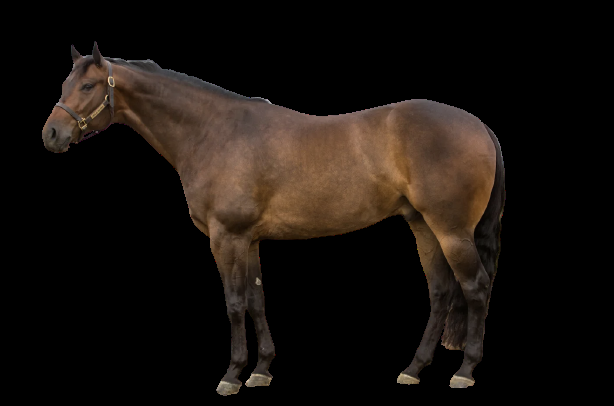
#> input picture Images/horse.png, 614 x 406 px
$ jupyter execute --allow-errors Gaussian_mixture.ipynb   (older library calls are emulated)
#> lines starting #> are read from the running program, lines starting #| are printed output that depends on the picture; after the words box and inside, x2 and y2 are one past the last pixel; in counts of white or black regions, pixels touching at a corner belong together
#> in __init__, self.image is the input picture: shape (406, 614, 3); mean B, G, R 13.7, 18.1, 24.1
[cell 1]
from sklearn.mixture import GaussianMixture as GMM
from matplotlib.patches import Ellipse
import cv2
import matplotlib.pyplot as plt
import numpy as np

""" Functions for class """

def colour2bw(image):
    grey_horse = cv2.cvtColor(image, cv2.COLOR_BGR2GRAY)
    (_, white_horse) = cv2.threshold(grey_horse, 10, 255, cv2.THRESH_BINARY)
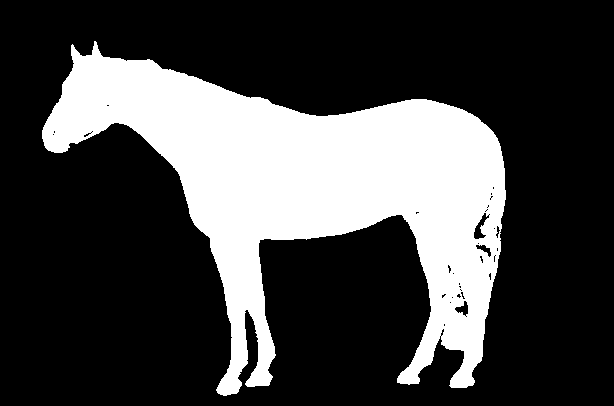
#> white_horse: shape (406, 614); 26.6% white; 1 white region, box (x1, y1, x2, y2) and area: (42, 41, 506, 396) 66187
    return white_horse

def image2pixels(bw_image):
    # Initialise arrays to store positions of each pixel
    x_pixels = np.zeros(len(bw_image.flatten()))
    y_pixels = np.zeros(len(bw_image.flatten()))
    # Store position of each pixel
    count = 0
    for row in range(bw_image.shape[0]):
        for column in range(bw_image.shape[1]):
            if bw_image[row,column] != 0:
                x_pixels[count] = column
                y_pixels[count] = row
            count += 1
#> after the loop, count = 249284
#> call 2 of __init__, with path = 'Images/DogNoBg.png'
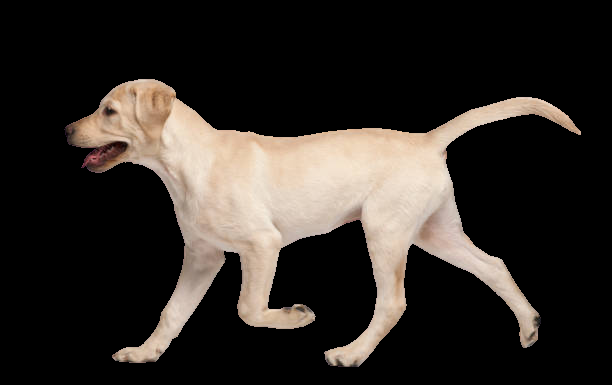
#> input picture Images/DogNoBG.png, 612 x 385 px, found by its file name
#> in __init__, self.image is the input picture: shape (385, 612, 3); mean B, G, R 40, 44.7, 50.1
    # Remove datapoints where there are no pixels
    x_pixels = x_pixels[x_pixels != 0]
    y_pixels = y_pixels[y_pixels != 0]
    return x_pixels, y_pixels

""" Plotting functions """

def plot_image(ax, image):
    ax.imshow(image, cmap='gray', aspect='auto')
    return ax

def plot_pixels(ax, pixels):
    ax.scatter(pixels[0], pixels[1], s=0.5)
    return ax

def plot_labelled_pixels(ax, pixels, labels):
    ax.scatter(pixels[0], pixels[1], c=labels, s=0.5, cmap='viridis')
    return ax

def plot_ellipses(ax, animal):
    ax.scatter(animal.pixels[0], animal.pixels[1], c=animal.labels, s=0.5, cmap='viridis')
    #  Draw the Ellipse
    for i in range(len(animal.ellipse.positions)):
        nsig = 1.7
        ax.add_patch(Ellipse(animal.ellipse.positions[i],
                            nsig * animal.ellipse.widths[i],
                            nsig * animal.ellipse.heights[i],
                            animal.ellipse.angles[i],
                            color='k',
                            fill=False))
    return ax

def plot_outline(ax, image, animal):
    # Outline detection to find edges
    edges = cv2.Canny(image, 60, 220)
    ax.imshow(edges, cmap= 'binary', aspect='auto')
    for i in range(len(animal.ellipse.positions)):
        nsig = 1.7
        ax.add_patch(Ellipse(animal.ellipse.positions[i],
                            nsig * animal.ellipse.widths[i],
                            nsig * animal.ellipse.heights[i],
                            animal.ellipse.angles[i],
                            color='k',
                            fill=False))
    return ax

def plot_animals(*args):
    amount = len(args)
    _, ax = plt.subplots(amount, 5, figsize=(20,18))
    for i, animal in enumerate(args):
        ax[i,0] = plot_image(ax[i,0], animal.bw)
        ax[i,1] = plot_pixels(ax[i,1], animal.pixels)
        ax[i,2] = plot_labelled_pixels(ax[i,2], animal.pixels, animal.labels)
        ax[i,3] = plot_ellipses(ax[i,3], animal)
        ax[i,4] = plot_outline(ax[i,4], animal.image, animal)

    plt.xticks(())
    plt.yticks(())
    plt.show()

""" Animals class """

class Draw_my_horsey:

    def __init__(self, path):
        self.image = cv2.imread(path)
        self.bw = colour2bw(self.image)
#> in colour2bw (call 2), `(_, white_horse) = cv2.threshold(grey_horse, 10, 255, cv2.THRESH_BINARY)`:
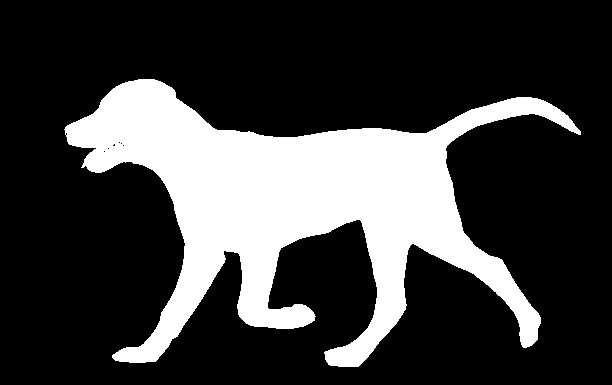
#> white_horse: shape (385, 612); 24% white; 1 white region, box (x1, y1, x2, y2) and area: (64, 79, 581, 367) 56511
        self.pixels = image2pixels(self.bw)
#> call 3 of __init__, with path = 'Images/GiraffeNoBG.png'
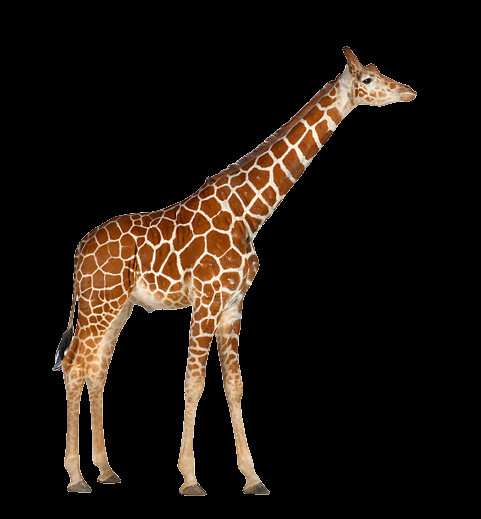
#> input picture Images/GiraffeNoBG.png, 481 x 519 px
#> in __init__, self.image is the input picture: shape (519, 481, 3); mean B, G, R 14.5, 20.7, 28.5
#> in colour2bw (call 3), `grey_horse = cv2.cvtColor(image, cv2.COLOR_BGR2GRAY)`:
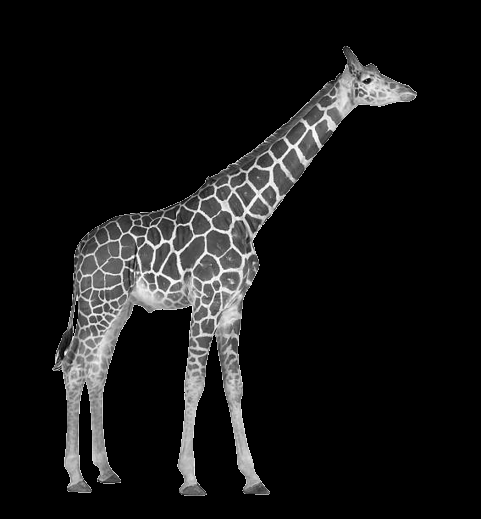
#> grey_horse: shape (519, 481); min 0, max 255, mean 22.3
#> in colour2bw (call 3), `(_, white_horse) = cv2.threshold(grey_horse, 10, 255, cv2.THRESH_BINARY)`:
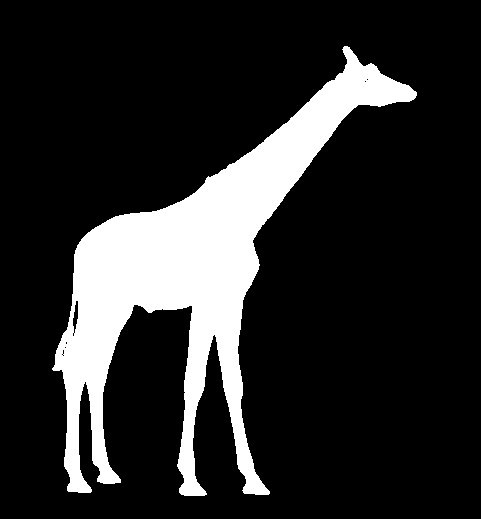
#> white_horse: shape (519, 481); 16.8% white; 1 white region, box (x1, y1, x2, y2) and area: (52, 46, 417, 496) 41986

    def do_gmm(self, ncomponents):
#> called with ncomponents = 6
        self.ncomponents = ncomponents
        self.gmm = GMM(n_components=self.ncomponents, random_state=0)
        self.xy = np.transpose(np.array(self.pixels))
#> self.xy = 66187 pairs, first value 42 to 505, second value 41 to 395
        self.labels = self.gmm.fit(self.xy).predict(self.xy)

    def ellipse_data(self):
        # Initialise lists for storing data
        positions = []
        widths = []
        heights = []
        angles = []
        # Get ellipse data
        for position, covariance in zip(self.gmm.means_, self.gmm.covariances_):
            positions.append(position)
            if covariance.shape == (2, 2):
                U, s, _ = np.linalg.svd(covariance)
                angle = np.degrees(np.arctan2(U[1, 0], U[0, 0]))
                width, height = 2 * np.sqrt(s)
            else:
                angle = 0
                width, height = 2 * np.sqrt(covariance)
            widths.append(width)
            heights.append(height)
            angles.append(angle)
        # Create ellipse attribute and save sub-attributes
        self.ellipse = type("ellipse_data",(),{})()
        self.ellipse.positions = positions
        self.ellipse.widths = widths
        self.ellipse.heights = heights
        self.ellipse.angles = angles

    def full_shebang(self, ncomponents):
        self.do_gmm(ncomponents)
        self.ellipse_data()

## Display images and pixel images

[cell 2]
# Initialise objects
horse = Draw_my_horsey('Images/horse.png')
poochie = Draw_my_horsey('Images/DogNoBg.png')
giraffe = Draw_my_horsey('Images/GiraffeNoBG.png')

# Do the gmm
horse.do_gmm(6)
poochie.do_gmm(5)
giraffe.do_gmm(6)

# Get the ellipse data
horse.ellipse_data()
poochie.ellipse_data()
giraffe.ellipse_data()

# Plot
#> (the rest of this cell did not finish here and is left out)

[cell 3]
"""Outline detection using open cv Canny"""

img = cv2.imread("Images/horse.png")
edges = cv2.Canny(img, 80, 200)
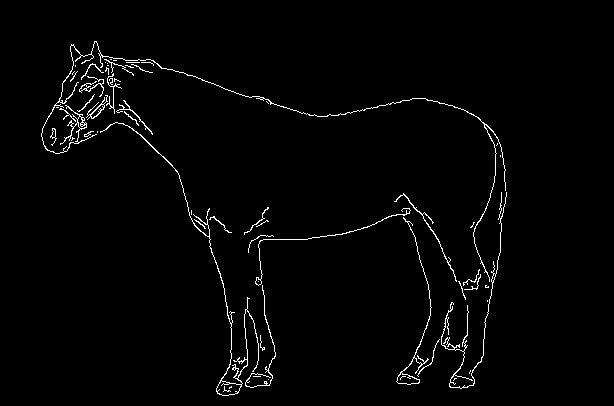
#> edges: shape (406, 614); 1.9% white in thin lines or dots, all inside (x1, y1, x2, y2) = (41, 41, 507, 396)
plt.imshow(edges, cmap = 'binary')
plt.show()

"""Outline detection using Sobel operator"""
# converting to gray scale
gray = cv2.cvtColor(img, cv2.COLOR_BGR2GRAY)

# remove noise
img = cv2.GaussianBlur(gray,(3,3),0)

# convolute with proper kernels
laplacian = cv2.Laplacian(img, cv2.CV_64F)
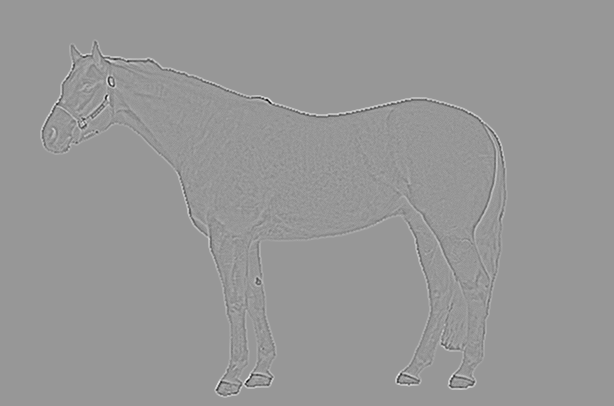
#> laplacian: shape (406, 614) float64; min -108, max 74, mean 0; drawn with min black and max white
sobelx = cv2.Sobel(img, cv2.CV_64F,1,0, ksize = 5)  # x
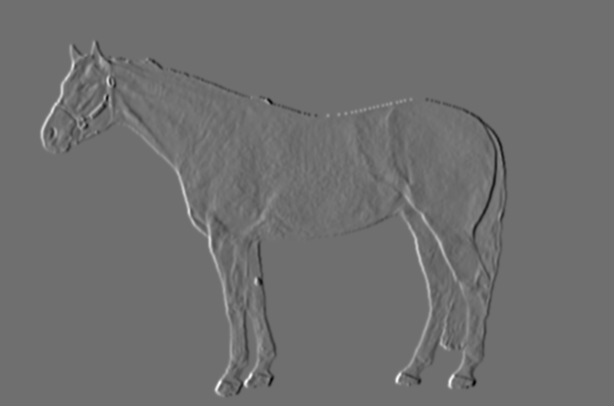
#> sobelx: shape (406, 614) float64; min -4765, max 6090, mean 0; drawn with min black and max white
sobely = cv2.Sobel(img, cv2.CV_64F,0,1, ksize = 5)  # y
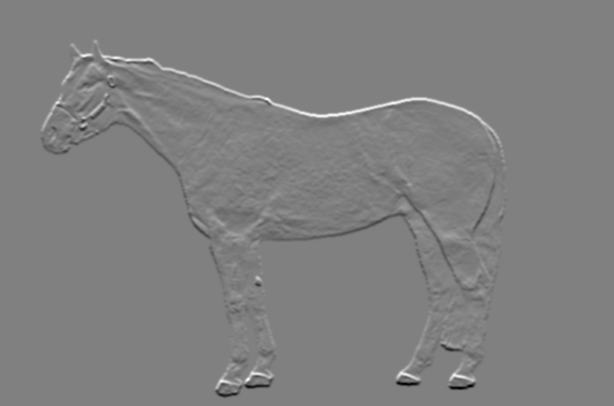
#> sobely: shape (406, 614) float64; min -5243, max 5179, mean 0; drawn with min black and max white

plt.subplot(2,2,1)
plt.imshow(img,cmap = 'binary')
plt.title('Original')
plt.subplot(2,2,2)
plt.imshow(laplacian,cmap = 'binary')
plt.title('Laplacian')
plt.subplot(2,2,3)
plt.imshow(sobelx,cmap = 'binary')
plt.title('Sobel X')
plt.subplot(2,2,4)
plt.imshow(sobely,cmap = 'binary')
plt.title('Sobel Y')

plt.show()
